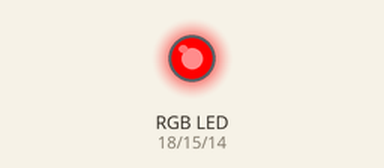
The program below on a simulated Raspberry Pi (BCM pin numbers). Parts: an RGB LED mixed from three pins (HIGH = lit).

Above: at 0.5 s.
At 2.5 s:
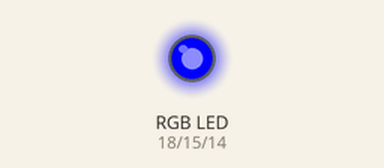
At 3.5 s:
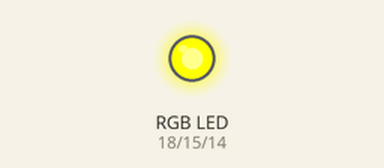
At 4.5 s:
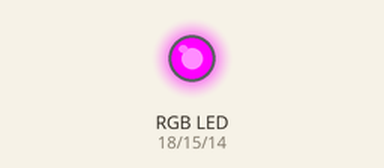
At 6.5 s:
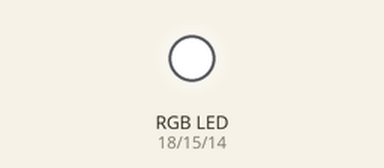
At 8.5 s:
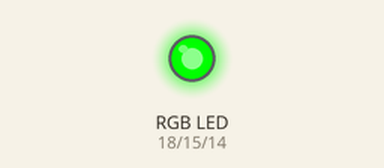
Timing chart, 0 to 9.1 s (numbered marks = the images above):
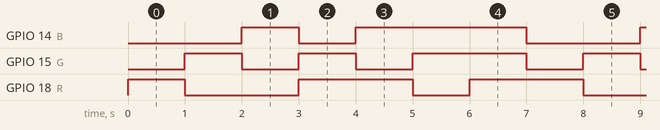

The program:

rgbled.py
```python
#!/usr/bin/env python
# encoding: utf-8

import RPi.GPIO
import time

R,G,B=18,15,14

RPi.GPIO.setmode(RPi.GPIO.BCM)

RPi.GPIO.setup(R, RPi.GPIO.OUT)
RPi.GPIO.setup(G, RPi.GPIO.OUT)
RPi.GPIO.setup(B, RPi.GPIO.OUT)

pwmR = RPi.GPIO.PWM(R, 50)
pwmG = RPi.GPIO.PWM(G, 50)
pwmB = RPi.GPIO.PWM(B, 50)

pwmR.start(0)
pwmG.start(0)
pwmB.start(0)

try:

    t = 1
    while True:
        # 红色灯全亮，蓝灯，绿灯全暗（红色）
        pwmR.ChangeDutyCycle(100)
        pwmG.ChangeDutyCycle(0)
        pwmB.ChangeDutyCycle(0)
        time.sleep(t)

        # 绿色灯全亮，红灯，蓝灯全暗（绿色）
        pwmR.ChangeDutyCycle(0)
        pwmG.ChangeDutyCycle(100)
        pwmB.ChangeDutyCycle(0)
        time.sleep(t)

        # 蓝色灯全亮，红灯，绿灯全暗（蓝色）
        pwmR.ChangeDutyCycle(0)
        pwmG.ChangeDutyCycle(0)
        pwmB.ChangeDutyCycle(100)
        time.sleep(t)

        # 红灯，绿灯全亮，蓝灯全暗（黄色）
        pwmR.ChangeDutyCycle(100)
        pwmG.ChangeDutyCycle(100)
        pwmB.ChangeDutyCycle(0)
        time.sleep(t)

        # 红灯，蓝灯全亮，绿灯全暗（洋红色）
        pwmR.ChangeDutyCycle(100)
        pwmG.ChangeDutyCycle(0)
        pwmB.ChangeDutyCycle(100)
        time.sleep(t)

        # 绿灯，蓝灯全亮，红灯全暗（青色）
        pwmR.ChangeDutyCycle(0)
        pwmG.ChangeDutyCycle(100)
        pwmB.ChangeDutyCycle(100)
        time.sleep(t)

        # 红灯，绿灯，蓝灯全亮（白色）
        pwmR.ChangeDutyCycle(100)
        pwmG.ChangeDutyCycle(100)
        pwmB.ChangeDutyCycle(100)
        time.sleep(t)

except KeyboardInterrupt:
    pass

pwmR.stop()
pwmG.stop()
pwmB.stop()

RPi.GPIO.cleanup()
```

Measured:
- by itself, GPIO 14 (B): repeats every 7.0 s: LOW 1.0 s, HIGH 3.0 s, LOW 2.0 s, HIGH 1.0 s
- by itself, GPIO 15 (G): repeats every 7.0 s: LOW 1.0 s, HIGH 1.0 s, LOW 1.0 s, HIGH 2.0 s, LOW 1.0 s, HIGH 1.0 s
- by itself, GPIO 18 (R): repeats every 7.0 s: LOW 2.0 s, HIGH 2.0 s, LOW 1.0 s, HIGH 2.0 s
